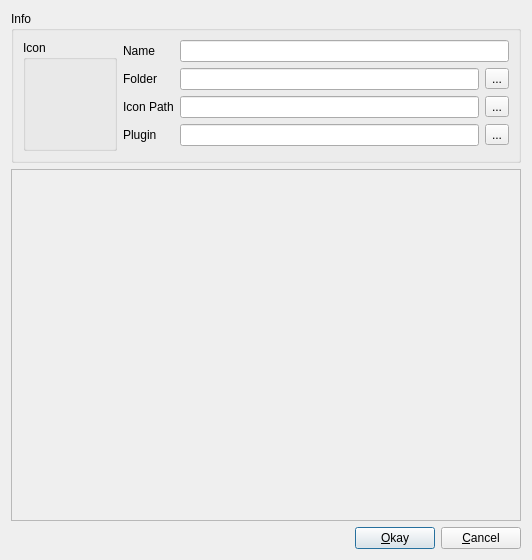
<?xml version="1.0" encoding="UTF-8"?>
<ui version="4.0">
 <class>resource_dialog</class>
 <widget class="QDialog" name="resource_dialog">
  <property name="geometry">
   <rect>
    <x>0</x>
    <y>0</y>
    <width>532</width>
    <height>560</height>
   </rect>
  </property>
  <property name="windowTitle">
   <string>Game Object Editor</string>
  </property>
  <layout class="QGridLayout" name="gridLayout">
   <item row="1" column="0">
    <widget class="QScrollArea" name="m_scroll_area">
     <property name="widgetResizable">
      <bool>true</bool>
     </property>
     <widget class="QWidget" name="m_scroll_widget">
      <property name="geometry">
       <rect>
        <x>0</x>
        <y>0</y>
        <width>512</width>
        <height>331</height>
       </rect>
      </property>
     </widget>
    </widget>
   </item>
   <item row="2" column="0">
    <layout class="QHBoxLayout" name="m_button_group_layout">
     <item>
      <spacer name="horizontalSpacer_7">
       <property name="orientation">
        <enum>Qt::Horizontal</enum>
       </property>
       <property name="sizeHint" stdset="0">
        <size>
         <width>40</width>
         <height>20</height>
        </size>
       </property>
      </spacer>
     </item>
     <item>
      <widget class="QPushButton" name="m_okay_btn">
       <property name="text">
        <string>&amp;Okay</string>
       </property>
      </widget>
     </item>
     <item>
      <widget class="QPushButton" name="m_cancel_btn">
       <property name="text">
        <string>&amp;Cancel</string>
       </property>
      </widget>
     </item>
    </layout>
   </item>
   <item row="0" column="0">
    <widget class="QGroupBox" name="m_res_info_gb">
     <property name="sizePolicy">
      <sizepolicy hsizetype="Preferred" vsizetype="Maximum">
       <horstretch>0</horstretch>
       <verstretch>0</verstretch>
      </sizepolicy>
     </property>
     <property name="title">
      <string>Info</string>
     </property>
     <layout class="QHBoxLayout" name="horizontalLayout">
      <item>
       <layout class="QVBoxLayout" name="verticalLayout_4">
        <item>
         <widget class="QGroupBox" name="m_icon_gb">
          <property name="sizePolicy">
           <sizepolicy hsizetype="Maximum" vsizetype="MinimumExpanding">
            <horstretch>0</horstretch>
            <verstretch>0</verstretch>
           </sizepolicy>
          </property>
          <property name="styleSheet">
           <string notr="true"/>
          </property>
          <property name="title">
           <string>Icon</string>
          </property>
          <property name="alignment">
           <set>Qt::AlignLeading|Qt::AlignLeft|Qt::AlignTop</set>
          </property>
          <layout class="QVBoxLayout" name="verticalLayout">
           <item>
            <layout class="QVBoxLayout" name="verticalLayout_3">
             <item>
              <widget class="QLabel" name="m_icon_lbl">
               <property name="sizePolicy">
                <sizepolicy hsizetype="Expanding" vsizetype="Expanding">
                 <horstretch>0</horstretch>
                 <verstretch>0</verstretch>
                </sizepolicy>
               </property>
               <property name="minimumSize">
                <size>
                 <width>70</width>
                 <height>70</height>
                </size>
               </property>
               <property name="text">
                <string/>
               </property>
               <property name="alignment">
                <set>Qt::AlignLeading|Qt::AlignLeft|Qt::AlignTop</set>
               </property>
              </widget>
             </item>
            </layout>
           </item>
          </layout>
         </widget>
        </item>
       </layout>
      </item>
      <item>
       <layout class="QFormLayout" name="formLayout">
        <item row="0" column="0">
         <widget class="QLabel" name="m_name_lbl">
          <property name="text">
           <string>Name</string>
          </property>
         </widget>
        </item>
        <item row="0" column="1">
         <widget class="QLineEdit" name="m_name_le">
          <property name="sizePolicy">
           <sizepolicy hsizetype="MinimumExpanding" vsizetype="Fixed">
            <horstretch>0</horstretch>
            <verstretch>0</verstretch>
           </sizepolicy>
          </property>
         </widget>
        </item>
        <item row="1" column="0">
         <widget class="QLabel" name="m_folder_lbl">
          <property name="text">
           <string>Folder</string>
          </property>
         </widget>
        </item>
        <item row="1" column="1">
         <layout class="QHBoxLayout" name="horizontalLayout_10">
          <item>
           <widget class="QLineEdit" name="m_folder_le">
            <property name="sizePolicy">
             <sizepolicy hsizetype="MinimumExpanding" vsizetype="Fixed">
              <horstretch>0</horstretch>
              <verstretch>0</verstretch>
             </sizepolicy>
            </property>
           </widget>
          </item>
          <item>
           <widget class="QToolButton" name="m_folder_btn">
            <property name="text">
             <string>...</string>
            </property>
           </widget>
          </item>
         </layout>
        </item>
        <item row="2" column="0">
         <widget class="QLabel" name="m_icon_path_lbl">
          <property name="text">
           <string>Icon Path</string>
          </property>
         </widget>
        </item>
        <item row="2" column="1">
         <layout class="QHBoxLayout" name="horizontalLayout_5">
          <item>
           <widget class="QLineEdit" name="m_icon_path_le">
            <property name="sizePolicy">
             <sizepolicy hsizetype="MinimumExpanding" vsizetype="Fixed">
              <horstretch>0</horstretch>
              <verstretch>0</verstretch>
             </sizepolicy>
            </property>
           </widget>
          </item>
          <item>
           <widget class="QToolButton" name="m_icon_path_le_2">
            <property name="text">
             <string>...</string>
            </property>
           </widget>
          </item>
         </layout>
        </item>
        <item row="3" column="0">
         <widget class="QLabel" name="m_plugin_lbl">
          <property name="text">
           <string>Plugin</string>
          </property>
         </widget>
        </item>
        <item row="3" column="1">
         <layout class="QHBoxLayout" name="horizontalLayout_2">
          <item>
           <widget class="QLineEdit" name="m_plugin_le">
            <property name="readOnly">
             <bool>true</bool>
            </property>
           </widget>
          </item>
          <item>
           <widget class="QToolButton" name="m_plugin_btn">
            <property name="text">
             <string>...</string>
            </property>
           </widget>
          </item>
         </layout>
        </item>
       </layout>
      </item>
     </layout>
    </widget>
   </item>
  </layout>
 </widget>
 <resources/>
 <connections/>
 <slots>
  <slot>onGenerateIcon()</slot>
  <slot>onPrevDefault()</slot>
  <slot>onAddComp()</slot>
  <slot>onRemoveComp()</slot>
  <slot>onOkay()</slot>
  <slot>onCancel()</slot>
  <slot>onNewFilter()</slot>
  <slot>onIconBrowse()</slot>
  <slot>onAmbientChange(int)</slot>
  <slot>onDiffuseChange(int)</slot>
  <slot>onCompItemPressed(QListWidgetItem*)</slot>
  <slot>onColorChange()</slot>
  <slot>onNameChange()</slot>
  <slot>onChooseIcon()</slot>
 </slots>
</ui>
